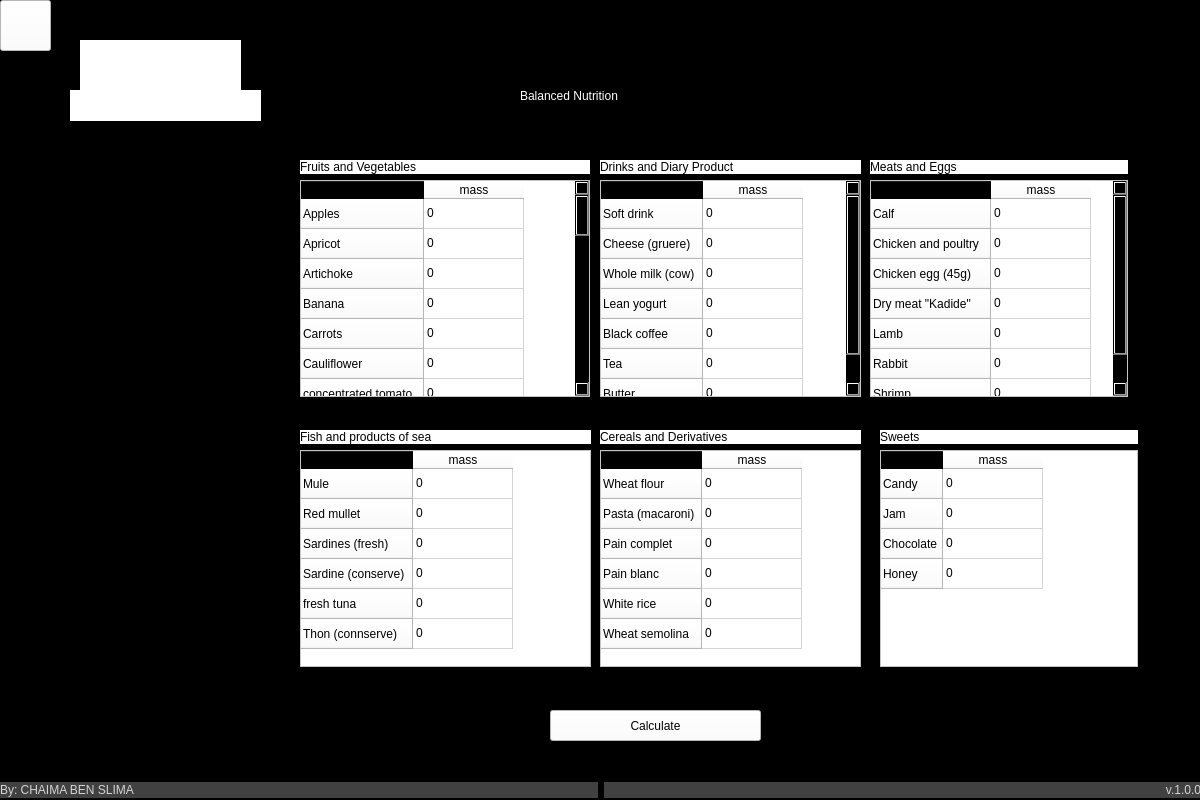
<?xml version="1.0" encoding="UTF-8"?>
<ui version="4.0">
 <class>Form</class>
 <widget class="QWidget" name="Form">
  <property name="geometry">
   <rect>
    <x>0</x>
    <y>0</y>
    <width>1200</width>
    <height>800</height>
   </rect>
  </property>
  <property name="minimumSize">
   <size>
    <width>1200</width>
    <height>800</height>
   </size>
  </property>
  <property name="maximumSize">
   <size>
    <width>1200</width>
    <height>800</height>
   </size>
  </property>
  <property name="contextMenuPolicy">
   <enum>Qt::CustomContextMenu</enum>
  </property>
  <property name="windowTitle">
   <string>Virtual Doctor</string>
  </property>
  <property name="windowIcon">
   <iconset>
    <normaloff>../pictures/icone.jpg</normaloff>../pictures/icone.jpg</iconset>
  </property>
  <property name="styleSheet">
   <string notr="true">background-color: rgb(0, 0, 0);</string>
  </property>
  <widget class="QLabel" name="label_3">
   <property name="geometry">
    <rect>
     <x>520</x>
     <y>50</y>
     <width>361</width>
     <height>91</height>
    </rect>
   </property>
   <property name="styleSheet">
    <string notr="true">color: rgb(255, 255, 255);
font:  26pt &quot;MS Shell Dlg 2&quot;;</string>
   </property>
   <property name="text">
    <string>Balanced Nutrition</string>
   </property>
  </widget>
  <widget class="QWidget" name="layoutWidget">
   <property name="geometry">
    <rect>
     <x>0</x>
     <y>770</y>
     <width>1201</width>
     <height>41</height>
    </rect>
   </property>
   <layout class="QHBoxLayout" name="horizontalLayout">
    <item>
     <widget class="QLabel" name="creditsLabel">
      <property name="maximumSize">
       <size>
        <width>16777215</width>
        <height>16</height>
       </size>
      </property>
      <property name="font">
       <font>
        <family>Segoe UI</family>
        <weight>50</weight>
        <italic>false</italic>
        <bold>false</bold>
       </font>
      </property>
      <property name="styleSheet">
       <string notr="true">background-color: rgb(65, 65, 65);
color: rgb(211, 211, 211);
</string>
      </property>
      <property name="text">
       <string>By: CHAIMA BEN SLIMA</string>
      </property>
      <property name="alignment">
       <set>Qt::AlignLeading|Qt::AlignLeft|Qt::AlignVCenter</set>
      </property>
     </widget>
    </item>
    <item>
     <widget class="QLabel" name="creditsLabel_2">
      <property name="maximumSize">
       <size>
        <width>16777215</width>
        <height>16</height>
       </size>
      </property>
      <property name="font">
       <font>
        <family>Segoe UI</family>
        <weight>50</weight>
        <italic>false</italic>
        <bold>false</bold>
       </font>
      </property>
      <property name="layoutDirection">
       <enum>Qt::RightToLeft</enum>
      </property>
      <property name="styleSheet">
       <string notr="true">background-color: rgb(65, 65, 65);
color: rgb(211, 211, 211);
</string>
      </property>
      <property name="text">
       <string>v.1.0.0</string>
      </property>
      <property name="alignment">
       <set>Qt::AlignRight|Qt::AlignTrailing|Qt::AlignVCenter</set>
      </property>
     </widget>
    </item>
   </layout>
  </widget>
  <widget class="QWidget" name="layoutWidget_2">
   <property name="geometry">
    <rect>
     <x>870</x>
     <y>160</y>
     <width>258</width>
     <height>237</height>
    </rect>
   </property>
   <layout class="QVBoxLayout" name="verticalLayout_3">
    <item>
     <widget class="QLabel" name="label_6">
      <property name="styleSheet">
       <string notr="true">color: rgb(0,0,0);
background-color: rgb(255, 255, 255);
font: 18pt &quot;MS Shell Dlg 2&quot;;</string>
      </property>
      <property name="text">
       <string>Meats and Eggs</string>
      </property>
     </widget>
    </item>
    <item>
     <widget class="QTableWidget" name="meat">
      <property name="cursor" stdset="0">
       <cursorShape>IBeamCursor</cursorShape>
      </property>
      <property name="styleSheet">
       <string notr="true">background-color: rgb(255, 255, 255);</string>
      </property>
      <row>
       <property name="text">
        <string>Calf</string>
       </property>
      </row>
      <row>
       <property name="text">
        <string>Chicken and poultry</string>
       </property>
      </row>
      <row>
       <property name="text">
        <string>Chicken egg (45g)</string>
       </property>
      </row>
      <row>
       <property name="text">
        <string>Dry meat &quot;Kadide&quot;</string>
       </property>
      </row>
      <row>
       <property name="text">
        <string>Lamb</string>
       </property>
      </row>
      <row>
       <property name="text">
        <string>Rabbit</string>
       </property>
      </row>
      <row>
       <property name="text">
        <string>Shrimp</string>
       </property>
      </row>
      <column>
       <property name="text">
        <string>mass</string>
       </property>
      </column>
      <item row="0" column="0">
       <property name="text">
        <string>0</string>
       </property>
      </item>
      <item row="1" column="0">
       <property name="text">
        <string>0</string>
       </property>
      </item>
      <item row="2" column="0">
       <property name="text">
        <string>0</string>
       </property>
      </item>
      <item row="3" column="0">
       <property name="text">
        <string>0</string>
       </property>
      </item>
      <item row="4" column="0">
       <property name="text">
        <string>0</string>
       </property>
      </item>
      <item row="5" column="0">
       <property name="text">
        <string>0</string>
       </property>
      </item>
      <item row="6" column="0">
       <property name="text">
        <string>0</string>
       </property>
      </item>
     </widget>
    </item>
   </layout>
  </widget>
  <widget class="QWidget" name="layoutWidget_3">
   <property name="geometry">
    <rect>
     <x>300</x>
     <y>430</y>
     <width>291</width>
     <height>237</height>
    </rect>
   </property>
   <layout class="QVBoxLayout" name="verticalLayout_4">
    <item>
     <widget class="QLabel" name="label_7">
      <property name="styleSheet">
       <string notr="true">color: rgb(0,0,0);
background-color: rgb(255, 255, 255);
font: 14pt &quot;MS Shell Dlg 2&quot;;</string>
      </property>
      <property name="text">
       <string>Fish and products of sea</string>
      </property>
     </widget>
    </item>
    <item>
     <widget class="QTableWidget" name="fish">
      <property name="cursor" stdset="0">
       <cursorShape>IBeamCursor</cursorShape>
      </property>
      <property name="styleSheet">
       <string notr="true">background-color: rgb(255, 255, 255);</string>
      </property>
      <row>
       <property name="text">
        <string>Mule</string>
       </property>
      </row>
      <row>
       <property name="text">
        <string>Red mullet</string>
       </property>
      </row>
      <row>
       <property name="text">
        <string>Sardines (fresh)</string>
       </property>
      </row>
      <row>
       <property name="text">
        <string>Sardine (conserve)</string>
       </property>
      </row>
      <row>
       <property name="text">
        <string>fresh tuna</string>
       </property>
      </row>
      <row>
       <property name="text">
        <string>Thon (connserve)</string>
       </property>
      </row>
      <column>
       <property name="text">
        <string>mass</string>
       </property>
      </column>
      <item row="0" column="0">
       <property name="text">
        <string>0</string>
       </property>
      </item>
      <item row="1" column="0">
       <property name="text">
        <string>0</string>
       </property>
      </item>
      <item row="2" column="0">
       <property name="text">
        <string>0</string>
       </property>
      </item>
      <item row="3" column="0">
       <property name="text">
        <string>0</string>
       </property>
      </item>
      <item row="4" column="0">
       <property name="text">
        <string>0</string>
       </property>
      </item>
      <item row="5" column="0">
       <property name="text">
        <string>0</string>
       </property>
      </item>
     </widget>
    </item>
   </layout>
  </widget>
  <widget class="QWidget" name="layoutWidget_4">
   <property name="geometry">
    <rect>
     <x>600</x>
     <y>430</y>
     <width>261</width>
     <height>237</height>
    </rect>
   </property>
   <layout class="QVBoxLayout" name="verticalLayout_5">
    <item>
     <widget class="QLabel" name="label_8">
      <property name="styleSheet">
       <string notr="true">color: rgb(0,0,0);
background-color: rgb(255, 255, 255);
font: 14pt &quot;MS Shell Dlg 2&quot;;</string>
      </property>
      <property name="text">
       <string>Cereals and Derivatives</string>
      </property>
     </widget>
    </item>
    <item>
     <widget class="QTableWidget" name="cereals">
      <property name="cursor" stdset="0">
       <cursorShape>IBeamCursor</cursorShape>
      </property>
      <property name="styleSheet">
       <string notr="true">background-color: rgb(255, 255, 255);</string>
      </property>
      <row>
       <property name="text">
        <string>Wheat flour</string>
       </property>
      </row>
      <row>
       <property name="text">
        <string>Pasta (macaroni)</string>
       </property>
      </row>
      <row>
       <property name="text">
        <string>Pain complet</string>
       </property>
      </row>
      <row>
       <property name="text">
        <string>Pain blanc</string>
       </property>
      </row>
      <row>
       <property name="text">
        <string>White rice</string>
       </property>
      </row>
      <row>
       <property name="text">
        <string>Wheat semolina</string>
       </property>
      </row>
      <column>
       <property name="text">
        <string>mass</string>
       </property>
      </column>
      <item row="0" column="0">
       <property name="text">
        <string>0</string>
       </property>
      </item>
      <item row="1" column="0">
       <property name="text">
        <string>0</string>
       </property>
      </item>
      <item row="2" column="0">
       <property name="text">
        <string>0</string>
       </property>
      </item>
      <item row="3" column="0">
       <property name="text">
        <string>0</string>
       </property>
      </item>
      <item row="4" column="0">
       <property name="text">
        <string>0</string>
       </property>
      </item>
      <item row="5" column="0">
       <property name="text">
        <string>0</string>
       </property>
      </item>
     </widget>
    </item>
   </layout>
  </widget>
  <widget class="QWidget" name="layoutWidget_5">
   <property name="geometry">
    <rect>
     <x>880</x>
     <y>430</y>
     <width>258</width>
     <height>237</height>
    </rect>
   </property>
   <layout class="QVBoxLayout" name="verticalLayout_6">
    <item>
     <widget class="QLabel" name="sweets1">
      <property name="styleSheet">
       <string notr="true">color: rgb(0,0,0);
background-color: rgb(255, 255, 255);
font: 18pt &quot;MS Shell Dlg 2&quot;;</string>
      </property>
      <property name="text">
       <string>Sweets</string>
      </property>
     </widget>
    </item>
    <item>
     <widget class="QTableWidget" name="sweets">
      <property name="cursor" stdset="0">
       <cursorShape>IBeamCursor</cursorShape>
      </property>
      <property name="styleSheet">
       <string notr="true">background-color: rgb(255, 255, 255);</string>
      </property>
      <row>
       <property name="text">
        <string>Candy</string>
       </property>
      </row>
      <row>
       <property name="text">
        <string>Jam</string>
       </property>
      </row>
      <row>
       <property name="text">
        <string>Chocolate</string>
       </property>
      </row>
      <row>
       <property name="text">
        <string>Honey</string>
       </property>
      </row>
      <column>
       <property name="text">
        <string>mass</string>
       </property>
      </column>
      <item row="0" column="0">
       <property name="text">
        <string>0</string>
       </property>
      </item>
      <item row="1" column="0">
       <property name="text">
        <string>0</string>
       </property>
      </item>
      <item row="2" column="0">
       <property name="text">
        <string>0</string>
       </property>
      </item>
      <item row="3" column="0">
       <property name="text">
        <string>0</string>
       </property>
      </item>
     </widget>
    </item>
   </layout>
  </widget>
  <widget class="QWidget" name="layoutWidget">
   <property name="geometry">
    <rect>
     <x>300</x>
     <y>160</y>
     <width>290</width>
     <height>237</height>
    </rect>
   </property>
   <layout class="QVBoxLayout" name="verticalLayout">
    <item>
     <widget class="QLabel" name="label_4">
      <property name="styleSheet">
       <string notr="true">color: rgb(0,0,0);
background-color: rgb(255, 255, 255);
font: 18pt &quot;MS Shell Dlg 2&quot;;</string>
      </property>
      <property name="text">
       <string>Fruits and Vegetables</string>
      </property>
     </widget>
    </item>
    <item>
     <widget class="QTableWidget" name="fruit">
      <property name="cursor" stdset="0">
       <cursorShape>IBeamCursor</cursorShape>
      </property>
      <property name="styleSheet">
       <string notr="true">background-color: rgb(255, 255, 255);</string>
      </property>
      <row>
       <property name="text">
        <string>Apples</string>
       </property>
      </row>
      <row>
       <property name="text">
        <string>Apricot</string>
       </property>
      </row>
      <row>
       <property name="text">
        <string>Artichoke</string>
       </property>
      </row>
      <row>
       <property name="text">
        <string>Banana</string>
       </property>
      </row>
      <row>
       <property name="text">
        <string>Carrots</string>
       </property>
      </row>
      <row>
       <property name="text">
        <string>Cauliflower</string>
       </property>
      </row>
      <row>
       <property name="text">
        <string>concentrated tomato</string>
       </property>
      </row>
      <row>
       <property name="text">
        <string>Cucumbers</string>
       </property>
      </row>
      <row>
       <property name="text">
        <string>Dates</string>
       </property>
      </row>
      <row>
       <property name="text">
        <string>Dried Almond</string>
       </property>
      </row>
      <row>
       <property name="text">
        <string>Dried figs</string>
       </property>
      </row>
      <row>
       <property name="text">
        <string>Dry bean</string>
       </property>
      </row>
      <row>
       <property name="text">
        <string>Fresh figs</string>
       </property>
      </row>
      <row>
       <property name="text">
        <string>fresh tomato</string>
       </property>
      </row>
      <row>
       <property name="text">
        <string>Grapes (fresh)</string>
       </property>
      </row>
      <row>
       <property name="text">
        <string>green bean</string>
       </property>
      </row>
      <row>
       <property name="text">
        <string>green peppers</string>
       </property>
      </row>
      <row>
       <property name="text">
        <string>Pears</string>
       </property>
      </row>
      <row>
       <property name="text">
        <string>Peas (green)</string>
       </property>
      </row>
      <row>
       <property name="text">
        <string>Potatoes</string>
       </property>
      </row>
      <row>
       <property name="text">
        <string>Prickly Pear</string>
       </property>
      </row>
      <row>
       <property name="text">
        <string>salted olives</string>
       </property>
      </row>
      <row>
       <property name="text">
        <string>Turnip 
</string>
       </property>
      </row>
      <row>
       <property name="text">
        <string>Lenses</string>
       </property>
      </row>
      <row>
       <property name="text">
        <string>Onion</string>
       </property>
      </row>
      <row>
       <property name="text">
        <string>Oranges</string>
       </property>
      </row>
      <row>
       <property name="text">
        <string>Parsley</string>
       </property>
      </row>
      <column>
       <property name="text">
        <string>mass</string>
       </property>
      </column>
      <item row="0" column="0">
       <property name="text">
        <string>0</string>
       </property>
      </item>
      <item row="1" column="0">
       <property name="text">
        <string>0</string>
       </property>
      </item>
      <item row="2" column="0">
       <property name="text">
        <string>0</string>
       </property>
      </item>
      <item row="3" column="0">
       <property name="text">
        <string>0</string>
       </property>
      </item>
      <item row="4" column="0">
       <property name="text">
        <string>0</string>
       </property>
      </item>
      <item row="5" column="0">
       <property name="text">
        <string>0</string>
       </property>
      </item>
      <item row="6" column="0">
       <property name="text">
        <string>0</string>
       </property>
      </item>
      <item row="7" column="0">
       <property name="text">
        <string>0</string>
       </property>
      </item>
      <item row="8" column="0">
       <property name="text">
        <string>0</string>
       </property>
      </item>
      <item row="9" column="0">
       <property name="text">
        <string>0</string>
       </property>
      </item>
      <item row="10" column="0">
       <property name="text">
        <string>0</string>
       </property>
      </item>
      <item row="11" column="0">
       <property name="text">
        <string>0</string>
       </property>
      </item>
      <item row="12" column="0">
       <property name="text">
        <string>0</string>
       </property>
      </item>
      <item row="13" column="0">
       <property name="text">
        <string>0</string>
       </property>
      </item>
      <item row="14" column="0">
       <property name="text">
        <string>0</string>
       </property>
      </item>
      <item row="15" column="0">
       <property name="text">
        <string>0</string>
       </property>
      </item>
      <item row="16" column="0">
       <property name="text">
        <string>0</string>
       </property>
      </item>
      <item row="17" column="0">
       <property name="text">
        <string>0</string>
       </property>
      </item>
      <item row="18" column="0">
       <property name="text">
        <string>0</string>
       </property>
      </item>
      <item row="19" column="0">
       <property name="text">
        <string>0</string>
       </property>
      </item>
      <item row="20" column="0">
       <property name="text">
        <string>0</string>
       </property>
      </item>
      <item row="21" column="0">
       <property name="text">
        <string>0</string>
       </property>
      </item>
      <item row="22" column="0">
       <property name="text">
        <string>0</string>
       </property>
      </item>
      <item row="23" column="0">
       <property name="text">
        <string>0</string>
       </property>
      </item>
      <item row="24" column="0">
       <property name="text">
        <string>0</string>
       </property>
      </item>
      <item row="25" column="0">
       <property name="text">
        <string>0</string>
       </property>
      </item>
      <item row="26" column="0">
       <property name="text">
        <string>0</string>
       </property>
      </item>
     </widget>
    </item>
   </layout>
  </widget>
  <widget class="QWidget" name="layoutWidget">
   <property name="geometry">
    <rect>
     <x>600</x>
     <y>160</y>
     <width>261</width>
     <height>237</height>
    </rect>
   </property>
   <layout class="QVBoxLayout" name="verticalLayout_2">
    <item>
     <widget class="QLabel" name="label_5">
      <property name="styleSheet">
       <string notr="true">color: rgb(0,0,0);
background-color: rgb(255, 255, 255);
font: 14pt &quot;MS Shell Dlg 2&quot;;</string>
      </property>
      <property name="text">
       <string>Drinks and Diary Product</string>
      </property>
     </widget>
    </item>
    <item>
     <widget class="QTableWidget" name="drinks">
      <property name="cursor" stdset="0">
       <cursorShape>IBeamCursor</cursorShape>
      </property>
      <property name="styleSheet">
       <string notr="true">background-color: rgb(255, 255, 255);</string>
      </property>
      <row>
       <property name="text">
        <string>Soft drink</string>
       </property>
      </row>
      <row>
       <property name="text">
        <string>Cheese (gruere)</string>
       </property>
      </row>
      <row>
       <property name="text">
        <string>Whole milk (cow)</string>
       </property>
      </row>
      <row>
       <property name="text">
        <string>Lean yogurt</string>
       </property>
      </row>
      <row>
       <property name="text">
        <string>Black coffee</string>
       </property>
      </row>
      <row>
       <property name="text">
        <string>Tea</string>
       </property>
      </row>
      <row>
       <property name="text">
        <string>Butter</string>
       </property>
      </row>
      <column>
       <property name="text">
        <string>mass</string>
       </property>
      </column>
      <item row="0" column="0">
       <property name="text">
        <string>0</string>
       </property>
      </item>
      <item row="1" column="0">
       <property name="text">
        <string>0</string>
       </property>
      </item>
      <item row="2" column="0">
       <property name="text">
        <string>0</string>
       </property>
      </item>
      <item row="3" column="0">
       <property name="text">
        <string>0</string>
       </property>
      </item>
      <item row="4" column="0">
       <property name="text">
        <string>0</string>
       </property>
      </item>
      <item row="5" column="0">
       <property name="text">
        <string>0</string>
       </property>
      </item>
      <item row="6" column="0">
       <property name="text">
        <string>0</string>
       </property>
      </item>
     </widget>
    </item>
   </layout>
  </widget>
  <widget class="QPushButton" name="home">
   <property name="geometry">
    <rect>
     <x>0</x>
     <y>0</y>
     <width>51</width>
     <height>51</height>
    </rect>
   </property>
   <property name="styleSheet">
    <string notr="true">background-color: rgb(255, 255, 255);
color: rgb(0, 0, 0);
font: 75 9pt &quot;MS Shell Dlg 2&quot;;</string>
   </property>
   <property name="text">
    <string/>
   </property>
   <property name="icon">
    <iconset>
     <normaloff>../pictures/Home.png</normaloff>../pictures/Home.png</iconset>
   </property>
   <property name="iconSize">
    <size>
     <width>50</width>
     <height>50</height>
    </size>
   </property>
  </widget>
  <widget class="QLabel" name="label_2">
   <property name="geometry">
    <rect>
     <x>50</x>
     <y>10</y>
     <width>231</width>
     <height>201</height>
    </rect>
   </property>
   <property name="text">
    <string/>
   </property>
   <property name="pixmap">
    <pixmap>../pictures/bubble.png</pixmap>
   </property>
   <property name="scaledContents">
    <bool>true</bool>
   </property>
  </widget>
  <widget class="QLabel" name="label">
   <property name="geometry">
    <rect>
     <x>50</x>
     <y>220</y>
     <width>211</width>
     <height>531</height>
    </rect>
   </property>
   <property name="text">
    <string/>
   </property>
   <property name="pixmap">
    <pixmap>../pictures/doctor.png</pixmap>
   </property>
   <property name="scaledContents">
    <bool>true</bool>
   </property>
  </widget>
  <widget class="QLabel" name="l1">
   <property name="geometry">
    <rect>
     <x>80</x>
     <y>40</y>
     <width>161</width>
     <height>61</height>
    </rect>
   </property>
   <property name="styleSheet">
    <string notr="true">background-color: rgb(255, 255, 255);
font: 75 10pt &quot;OCR A Extended&quot;;</string>
   </property>
   <property name="text">
    <string/>
   </property>
  </widget>
  <widget class="QLabel" name="l2">
   <property name="geometry">
    <rect>
     <x>70</x>
     <y>90</y>
     <width>191</width>
     <height>31</height>
    </rect>
   </property>
   <property name="styleSheet">
    <string notr="true">background-color: rgb(255, 255, 255);
font: 75 10pt &quot;OCR A Extended&quot;;</string>
   </property>
   <property name="text">
    <string/>
   </property>
  </widget>
  <widget class="QPushButton" name="calculate">
   <property name="geometry">
    <rect>
     <x>550</x>
     <y>710</y>
     <width>211</width>
     <height>31</height>
    </rect>
   </property>
   <property name="styleSheet">
    <string notr="true">background-color: rgb(255, 255, 255);
color: rgb(0, 0, 0);
font: 75 9pt &quot;MS Shell Dlg 2&quot;;</string>
   </property>
   <property name="text">
    <string>Calculate</string>
   </property>
  </widget>
  <zorder>label_3</zorder>
  <zorder>layoutWidget</zorder>
  <zorder>layoutWidget_2</zorder>
  <zorder>layoutWidget_3</zorder>
  <zorder>layoutWidget_4</zorder>
  <zorder>layoutWidget_5</zorder>
  <zorder>layoutWidget</zorder>
  <zorder>layoutWidget</zorder>
  <zorder>label_2</zorder>
  <zorder>label</zorder>
  <zorder>l1</zorder>
  <zorder>l2</zorder>
  <zorder>home</zorder>
  <zorder>calculate</zorder>
 </widget>
 <resources/>
 <connections/>
</ui>
